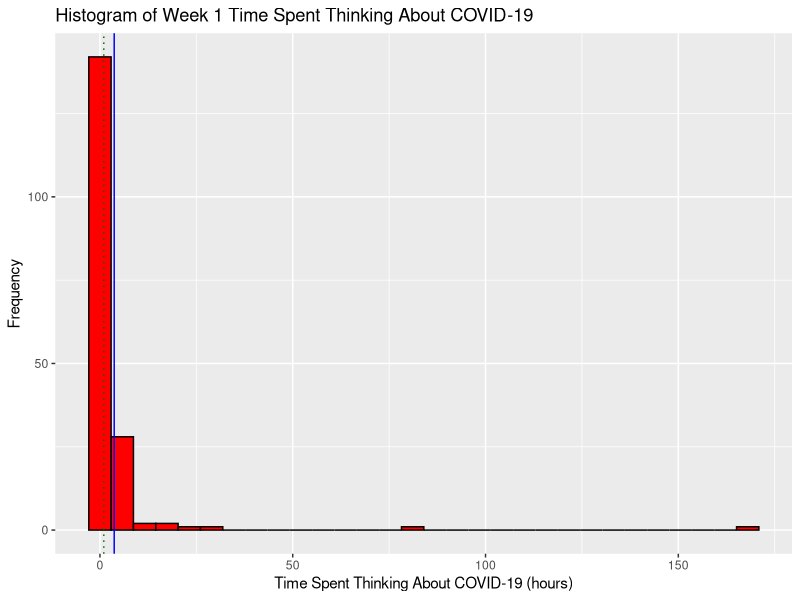
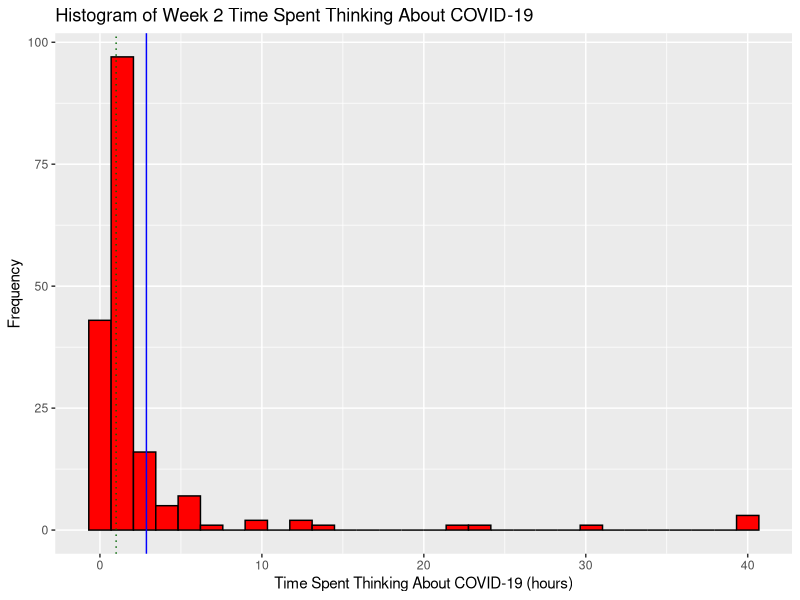
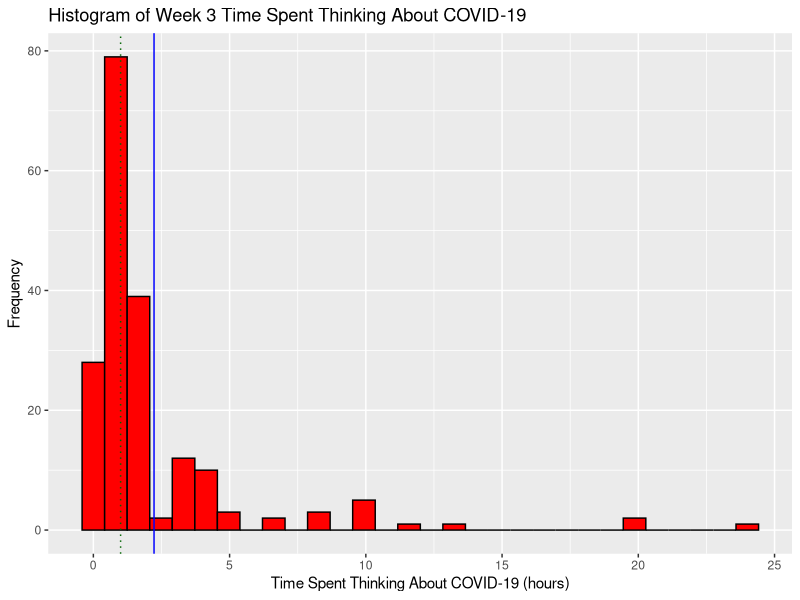

The R script that drew these images, in order: (Note: this script raises an error after producing the figures.)
## ---- chunk 1
knitr::opts_chunk$set(echo = TRUE)

library(dplyr)
library(tidyverse)
## ---- chunk 2
setwd("~/Desktop/sta302h1/STA302H1 -- Projects/final report")
sta302_performance_data = read.csv("./data.csv", header = TRUE)
attach(sta302_performance_data)
## ---- chunk 3
cleaned_sta302_performance_data <- sta302_performance_data %>%
    # Create a new "country" column, which is just "Country" but whose entries are factors.
    mutate(country = as.factor(Country)) %>%

    # Remove the "X" column: it's simply the row number, which isn't very useful.
    # Remove the "Country" column: column "country" already exists
    select(-X, -Country) %>%
    
    # Rearrange similar columns side-by-side.
    relocate(country,
             COVID.hours..W1., COVID.hours..W2., 
             COVID.hours..W3., COVID.hours..W4.,
             STA302.hours..W1., STA302.hours..W2., 
             STA302.hours..W3., STA302.hours..W4.,
             Quiz_1_score, Quiz_2_score, 
             Quiz_3_score, Quiz_4_score)
## ---- chunk 4
num_column_NAs = function(predictor_variable) {
  sum(is.na(predictor_variable))
}
## ---- chunk 5
row_nums_of_NA_columns = function(data, predictor_variable) {
  which(is.na(predictor_variable))
}
## ---- chunk 6
rows_with_num_NAs = function(data, num_NAs) {
  return (rowSums(is.na(data)) == num_NAs)
}
## ---- chunk 7
row_nums_of_NA_rows = function(data, num_NAs) {
  return (which(rows_with_num_NAs(data, num_NAs)))
}
## ---- chunk 8
display_histogram <- function(data, predictor_variable, histogram_title, x_axis_label) {
  ggplot(data = tibble(data), mapping = aes(x = predictor_variable)) +
    geom_histogram(col = "black", fill = "red", bins = 30) +
    labs(title = histogram_title, y = "Frequency", x = x_axis_label) + 
    geom_vline(mapping = aes(xintercept = mean(predictor_variable, na.rm = TRUE)),
               color = "blue", linetype = "solid") +
    geom_vline(mapping = aes(xintercept = median(predictor_variable, na.rm = TRUE)),
               color = "dark green", linetype = "dotted")
}
## ---- chunk 9
display_boxplot <- function(data, predictor_variable, boxplot_title, y_axis_label) {
  ggplot(mapping = aes(x = Country, y = predictor_variable, color = Country)) +
    geom_boxplot(mapping = aes(x = Country, y = predictor_variable)) +
    labs(title = boxplot_title,
         x = "Country",
         y = y_axis_label)
}
## ---- chunk 10
rows_with_0_NAs = cleaned_sta302_performance_data[
  rows_with_num_NAs(cleaned_sta302_performance_data, 0),
]
rows_with_1_NAs = cleaned_sta302_performance_data[
  rows_with_num_NAs(cleaned_sta302_performance_data, 1),
]
rows_with_2_NAs = cleaned_sta302_performance_data[
  rows_with_num_NAs(cleaned_sta302_performance_data, 2),
]
rows_with_3_NAs = cleaned_sta302_performance_data[
  rows_with_num_NAs(cleaned_sta302_performance_data, 3),
]
rows_with_4_NAs = cleaned_sta302_performance_data[
  rows_with_num_NAs(cleaned_sta302_performance_data, 4),
]
## ---- chunk 11
print(as_tibble(data.frame(
  nrows_0_NAs = nrow(rows_with_0_NAs),
  nrows_1_NAs = nrow(rows_with_1_NAs),
  nrows_2_NAs = nrow(rows_with_2_NAs),
  nrows_3_NAs = nrow(rows_with_3_NAs),
  nrows_4_NAs = nrow(rows_with_4_NAs)
)))
## ---- chunk 12
row_nums_of_NA_rows(cleaned_sta302_performance_data, 0)
## ---- chunk 13
row_nums_of_NA_rows(cleaned_sta302_performance_data, 1)
## ---- chunk 14
row_nums_of_NA_rows(cleaned_sta302_performance_data, 2)
## ---- chunk 15
row_nums_of_NA_rows(cleaned_sta302_performance_data, 3)
## ---- chunk 16
row_nums_of_NA_rows(cleaned_sta302_performance_data, 4)
## ---- chunk 17
perform_data = cleaned_sta302_performance_data
print(as_tibble(data.frame(
  week1_covid = num_column_NAs(perform_data$COVID.hours..W1.),
  week2_covid = num_column_NAs(perform_data$COVID.hours..W2.),
  week3_covid = num_column_NAs(perform_data$COVID.hours..W3.),
  week4_covid = num_column_NAs(perform_data$COVID.hours..W4.)
)))
## ---- chunk 18
print(as_tibble(data.frame(
  week1_sta302 = num_column_NAs(perform_data$STA302.hours..W1.),
  week2_sta302 = num_column_NAs(perform_data$STA302.hours..W2.),
  week3_sta302 = num_column_NAs(perform_data$STA302.hours..W3.),
  week4_sta302 = num_column_NAs(perform_data$STA302.hours..W4.)
)))
## ---- chunk 19
print(as_tibble(data.frame(
  quiz1_score = num_column_NAs(perform_data$Quiz_1_score),
  quiz2_score = num_column_NAs(perform_data$Quiz_2_score),
  quiz3_score = num_column_NAs(perform_data$Quiz_3_score),
  quiz4_score = num_column_NAs(perform_data$Quiz_4_score)
)))
## ---- chunk 20
quiz_grades <- cleaned_sta302_performance_data %>%
  select(Quiz_1_score, Quiz_2_score, 
         Quiz_3_score, Quiz_4_score)
## ---- chunk 21
missed_0_quizzes = quiz_grades[
  rows_with_num_NAs(quiz_grades, 0),
]
missed_1_quizzes = quiz_grades[
  rows_with_num_NAs(quiz_grades, 1),
]
missed_2_quizzes = quiz_grades[
  rows_with_num_NAs(quiz_grades, 2),
]
missed_3_quizzes = quiz_grades[
  rows_with_num_NAs(quiz_grades, 3),
]
missed_4_quizzes = quiz_grades[
  rows_with_num_NAs(quiz_grades, 4),
]
## ---- chunk 22
print(as.tibble(data.frame(
  miss_0_quizzes = nrow(missed_0_quizzes),
  miss_1_quizzes = nrow(missed_1_quizzes),
  miss_2_quizzes = nrow(missed_2_quizzes),
  miss_3_quizzes = nrow(missed_3_quizzes),
  miss_4_quizzes = nrow(missed_4_quizzes)
)))
## ---- chunk 23
which(rows_with_num_NAs(quiz_grades, 0))
## ---- chunk 24
which(rows_with_num_NAs(quiz_grades, 1))
## ---- chunk 25
which(rows_with_num_NAs(quiz_grades, 2))
## ---- chunk 26
which(rows_with_num_NAs(quiz_grades, 3))
## ---- chunk 27
which(rows_with_num_NAs(quiz_grades, 4))
## ---- chunk 28
library(dplyr)
row_nums_to_exclude <- union(
  which(rows_with_num_NAs(quiz_grades, 3)),
  which(rows_with_num_NAs(quiz_grades, 4))) # that's 28 people.
row_nums_to_exclude
## ---- chunk 29
cleaned_sta302_performance_data2 = 
  cleaned_sta302_performance_data[-row_nums_to_exclude,]
## ---- chunk 30
rows_with_mistyped_columms = cleaned_sta302_performance_data2[c(38, 83, 84, 117),]
# row 83: Country -> "canada" -- DONE
# row 84: Country -> "canada" -- DONE

# row 117: COVID.hours..W4. -> 0.5 hours -- DONE

# row 38:  STA302.hours..W3. -> 5.5<U+00A0> -- DONE
# row 117: STA302.hours..W4. -> 7.5 hours -- DONE
## ---- chunk 31
# library(janitor)
# use it to clean up data.
## ---- chunk 32
rows_with_no_country = cleaned_sta302_performance_data2 %>%
  select(-country)
## ---- chunk 33
# use week 5b slides -- choose model selection criterion to pick predictor variables.


# use lm() on a bunch of predictor variables to determine significant
# predictor variables.


## ---- chunk 34
display_histogram(cleaned_sta302_performance_data2, 
                  cleaned_sta302_performance_data2$COVID.hours..W1., 
                  "Histogram of Week 1 Time Spent Thinking About COVID-19",
                  "Time Spent Thinking About COVID-19 (hours)")
## ---- chunk 35
display_histogram(cleaned_sta302_performance_data2, 
                  cleaned_sta302_performance_data2$COVID.hours..W2., 
                  "Histogram of Week 2 Time Spent Thinking About COVID-19",
                  "Time Spent Thinking About COVID-19 (hours)")
## ---- chunk 36
display_histogram(cleaned_sta302_performance_data2, 
                  cleaned_sta302_performance_data2$COVID.hours..W3., 
                  "Histogram of Week 3 Time Spent Thinking About COVID-19",
                  "Time Spent Thinking About COVID-19 (hours)")
## ---- chunk 37
display_histogram(cleaned_sta302_performance_data2, 
                  cleaned_sta302_performance_data2$COVID.hours..W4., 
                  "Histogram of Week 4 Time Spent Thinking About COVID-19",
                  "Time Spent Thinking About COVID-19 (hours)")
## ---- chunk 38
display_histogram(cleaned_sta302_performance_data2, 
                  cleaned_sta302_performance_data2$STA302.hours..W1., 
                  "Histogram of Week 1 Time Spent Studying for STA302H1",
                  "Time Spent Studying for STA302H1 (hours)")
## ---- chunk 39
display_histogram(cleaned_sta302_performance_data2, 
                  cleaned_sta302_performance_data2$STA302.hours..W2., 
                  "Histogram of Week 2 Time Spent Studying for STA302H1",
                  "Time Spent Studying for STA302H1 (hours)")
## ---- chunk 40
display_histogram(cleaned_sta302_performance_data2, 
                  cleaned_sta302_performance_data2$STA302.hours..W3., 
                  "Histogram of Week 3 Time Spent Studying for STA302H1",
                  "Time Spent Studying for STA302H1 (hours)")
## ---- chunk 41
display_histogram(cleaned_sta302_performance_data2, 
                  cleaned_sta302_performance_data2$STA302.hours..W4., 
                  "Histogram of Week 4 Time Spent Studying for STA302H1",
                  "Time Spent Studying for STA302H1 (hours)")
## ---- chunk 42
display_histogram(cleaned_sta302_performance_data2, 
                  cleaned_sta302_performance_data2$Quiz_1_score, 
                  "Histogram of Quiz 1 Scores",
                  "Quiz Score (out of 10)")
## ---- chunk 43
display_histogram(cleaned_sta302_performance_data2, 
                  cleaned_sta302_performance_data2$Quiz_2_score, 
                  "Histogram of Quiz 2 Scores",
                  "Quiz Score (out of 10)")
## ---- chunk 44
display_histogram(cleaned_sta302_performance_data2, 
                  cleaned_sta302_performance_data2$Quiz_3_score, 
                  "Histogram of Quiz 3 Scores",
                  "Quiz Score (out of 10)")
## ---- chunk 45
display_histogram(cleaned_sta302_performance_data2, 
                  cleaned_sta302_performance_data2$Quiz_4_score, 
                  "Histogram of Quiz 4 Scores",
                  "Quiz Score (out of 10)")
## ---- chunk 46
display_boxplot(cleaned_sta302_performance_data2, COVID.hours..W1.,
                "Country vs. Week 1 Time Spent Thinking About COVID-19",
                "Time Spent Thinking About COVID-19 (hours)")
## ---- chunk 47
display_boxplot(cleaned_sta302_performance_data2, COVID.hours..W2.,
                "Country vs. Week 2 Time Spent Thinking About COVID-19",
                "Time Spent Thinking About COVID-19 (hours)")
## ---- chunk 48
display_boxplot(cleaned_sta302_performance_data2, COVID.hours..W3.,
                "Country vs. Week 3 Time Spent Thinking About COVID-19",
                "Time Spent Thinking About COVID-19 (hours)")
## ---- chunk 49
display_boxplot(cleaned_sta302_performance_data2, COVID.hours..W4.,
                "Country vs. Week 4 Time Spent Thinking About COVID-19",
                "Time Spent Thinking About COVID-19 (hours)")
## ---- chunk 50
display_boxplot(cleaned_sta302_performance_data2, STA302.hours..W1.,
                "Country vs. Week 1 Time Spent Studying For STA302H1",
                "Time Spent Studying For STA302H1 (hours)")
## ---- chunk 51
display_boxplot(cleaned_sta302_performance_data2, STA302.hours..W2.,
                "Country vs. Week 2 Time Spent Studying For STA302H1",
                "Time Spent Studying For STA302H1 (hours)")
## ---- chunk 52
display_boxplot(cleaned_sta302_performance_data2, STA302.hours..W3.,
                "Country vs. Week 3 Time Spent Studying For STA302H1",
                "Time Spent Studying For STA302H1 (hours)")
## ---- chunk 53
display_boxplot(cleaned_sta302_performance_data2, STA302.hours..W4.,
                "Country vs. Week 4 Time Spent Studying For STA302H1",
                "Time Spent Studying For STA302H1 (hours)")
## ---- chunk 54
display_boxplot(cleaned_sta302_performance_data2, Quiz_1_score,
                "Country vs. Quiz 1 Score", "Score (out of 10)")
## ---- chunk 55
display_boxplot(cleaned_sta302_performance_data2, Quiz_2_score,
                "Country vs. Quiz 2 Score", "Score (out of 10)")
## ---- chunk 56
display_boxplot(cleaned_sta302_performance_data2, Quiz_3_score,
                "Country vs. Quiz 3 Score", "Score (out of 10)")
## ---- chunk 57
display_boxplot(cleaned_sta302_performance_data2, Quiz_4_score,
                "Country vs. Quiz 4 Score", "Score (out of 10)")
## ---- chunk 58
pairs(~COVID.hours..W1. + COVID.hours..W2. + COVID.hours..W3. + COVID.hours..W4. +
      STA302.hours..W1. + STA302.hours..W2. + STA302.hours..W3. + STA302.hours..W4. +
      Quiz_1_score + Quiz_2_score + Quiz_3_score + Quiz_4_score,
      data = cleaned_sta302_performance_data2, lower.panel = NULL)
## GGally
# ggpairs -- removes bottom half of pairs plot
# ggpairs(data = cleaned_sta302_performance_data2)
## ---- chunk 59
pairs(~Quiz_4_score + Quiz_1_score + Quiz_2_score 
      + Quiz_3_score, lower.panel = NULL)
## ---- chunk 60
pairs(~Quiz_4_score + COVID.hours..W1. + COVID.hours..W2. 
      + COVID.hours..W3. + COVID.hours..W4., lower.panel = NULL)
## ---- chunk 61
pairs(~Quiz_4_score + STA302.hours..W1. + STA302.hours..W2. 
      + STA302.hours..W3. + STA302.hours..W4., lower.panel = NULL)
## ---- chunk 62

## ---- chunk 63

## ---- chunk 64
library(GGally)
colnames(rows_with_no_country) <- c("W1COV", "W2COV", "W3COV", "W4COV", 
                          "W1302", "W2302", "W3302", "W4302", 
                          "Q1", "Q2", "Q3", "Q4")
ggcorr(rows_with_no_country, label = TRUE, label_round = 2)
round(cor(rows_with_no_country, use = "pairwise.complete.obs", method = "pearson"), 2)
## ---- chunk 65
# TODO: You could also create separate correlation matrices for each country.
## ---- chunk 66
summary(cleaned_sta302_performance_data2$STA302.hours..W1.)
summary(cleaned_sta302_performance_data2$STA302.hours..W2.)
summary(cleaned_sta302_performance_data2$STA302.hours..W3.)
summary(cleaned_sta302_performance_data2$STA302.hours..W4.)
## ---- chunk 67
summary(cleaned_sta302_performance_data2$COVID.hours..W1.)
summary(cleaned_sta302_performance_data2$COVID.hours..W2.)
summary(cleaned_sta302_performance_data2$COVID.hours..W3.)
summary(cleaned_sta302_performance_data2$COVID.hours..W4.)
## ---- chunk 68
summary(cleaned_sta302_performance_data2$Quiz_1_score)
summary(cleaned_sta302_performance_data2$Quiz_2_score)
summary(cleaned_sta302_performance_data2$Quiz_3_score)
summary(cleaned_sta302_performance_data2$Quiz_4_score)
